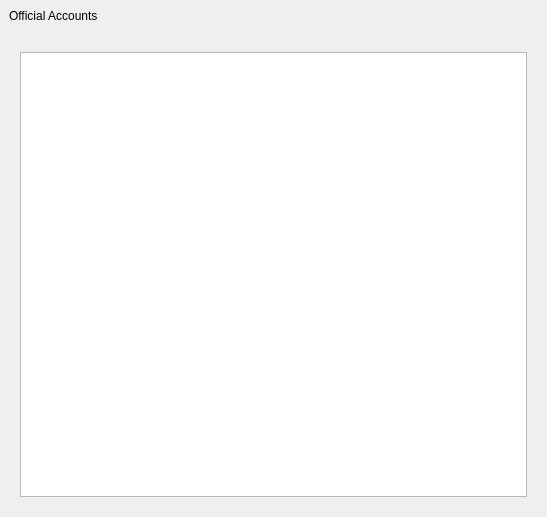
<?xml version="1.0" encoding="UTF-8"?>
<ui version="4.0">
 <class>SubscriptionDialog</class>
 <widget class="QDialog" name="SubscriptionDialog">
  <property name="geometry">
   <rect>
    <x>0</x>
    <y>0</y>
    <width>547</width>
    <height>517</height>
   </rect>
  </property>
  <property name="windowTitle">
   <string>SubscriptionDialog</string>
  </property>
  <layout class="QVBoxLayout" name="verticalLayoutMain">
   <property name="spacing">
    <number>0</number>
   </property>
   <property name="leftMargin">
    <number>0</number>
   </property>
   <property name="topMargin">
    <number>0</number>
   </property>
   <property name="rightMargin">
    <number>0</number>
   </property>
   <property name="bottomMargin">
    <number>0</number>
   </property>
   <item>
    <widget class="QWidget" name="titlebar" native="true">
     <property name="sizePolicy">
      <sizepolicy hsizetype="Expanding" vsizetype="Expanding">
       <horstretch>0</horstretch>
       <verstretch>0</verstretch>
      </sizepolicy>
     </property>
     <property name="minimumSize">
      <size>
       <width>0</width>
       <height>32</height>
      </size>
     </property>
     <property name="maximumSize">
      <size>
       <width>16777215</width>
       <height>32</height>
      </size>
     </property>
     <layout class="QHBoxLayout" name="horizontalLayout_11" stretch="0,1,0">
      <property name="spacing">
       <number>0</number>
      </property>
      <property name="leftMargin">
       <number>9</number>
      </property>
      <property name="topMargin">
       <number>0</number>
      </property>
      <property name="rightMargin">
       <number>0</number>
      </property>
      <property name="bottomMargin">
       <number>0</number>
      </property>
      <item>
       <widget class="QLabel" name="title">
        <property name="sizePolicy">
         <sizepolicy hsizetype="Expanding" vsizetype="Expanding">
          <horstretch>0</horstretch>
          <verstretch>0</verstretch>
         </sizepolicy>
        </property>
        <property name="text">
         <string>Official Accounts</string>
        </property>
        <property name="alignment">
         <set>Qt::AlignLeading|Qt::AlignLeft|Qt::AlignVCenter</set>
        </property>
       </widget>
      </item>
      <item>
       <spacer name="horizontalSpacer">
        <property name="orientation">
         <enum>Qt::Horizontal</enum>
        </property>
        <property name="sizeHint" stdset="0">
         <size>
          <width>233</width>
          <height>2</height>
         </size>
        </property>
       </spacer>
      </item>
      <item>
       <layout class="QVBoxLayout" name="verticalLayout_6">
        <property name="spacing">
         <number>0</number>
        </property>
        <property name="leftMargin">
         <number>0</number>
        </property>
        <property name="topMargin">
         <number>0</number>
        </property>
        <property name="rightMargin">
         <number>0</number>
        </property>
        <property name="bottomMargin">
         <number>0</number>
        </property>
        <item>
         <layout class="QHBoxLayout" name="horizontalLayout_6">
          <property name="spacing">
           <number>0</number>
          </property>
          <property name="leftMargin">
           <number>0</number>
          </property>
          <property name="topMargin">
           <number>0</number>
          </property>
          <property name="rightMargin">
           <number>0</number>
          </property>
          <property name="bottomMargin">
           <number>0</number>
          </property>
          <item>
           <widget class="QPushButton" name="btnMinimize">
            <property name="sizePolicy">
             <sizepolicy hsizetype="Expanding" vsizetype="Expanding">
              <horstretch>0</horstretch>
              <verstretch>0</verstretch>
             </sizepolicy>
            </property>
            <property name="focusPolicy">
             <enum>Qt::NoFocus</enum>
            </property>
            <property name="statusTip">
             <string/>
            </property>
            <property name="text">
             <string/>
            </property>
            <property name="flat">
             <bool>true</bool>
            </property>
           </widget>
          </item>
          <item>
           <widget class="QPushButton" name="btnClose">
            <property name="sizePolicy">
             <sizepolicy hsizetype="Expanding" vsizetype="Expanding">
              <horstretch>0</horstretch>
              <verstretch>0</verstretch>
             </sizepolicy>
            </property>
            <property name="focusPolicy">
             <enum>Qt::NoFocus</enum>
            </property>
            <property name="statusTip">
             <string/>
            </property>
            <property name="text">
             <string/>
            </property>
            <property name="flat">
             <bool>true</bool>
            </property>
           </widget>
          </item>
         </layout>
        </item>
        <item>
         <spacer name="verticalSpacer_4">
          <property name="orientation">
           <enum>Qt::Vertical</enum>
          </property>
          <property name="sizeType">
           <enum>QSizePolicy::Expanding</enum>
          </property>
          <property name="sizeHint" stdset="0">
           <size>
            <width>0</width>
            <height>1</height>
           </size>
          </property>
         </spacer>
        </item>
       </layout>
      </item>
     </layout>
    </widget>
   </item>
   <item>
    <widget class="QStackedWidget" name="stackedWidget">
     <property name="currentIndex">
      <number>0</number>
     </property>
     <widget class="QWidget" name="pageData">
      <layout class="QVBoxLayout" name="verticalLayout_3">
       <property name="spacing">
        <number>0</number>
       </property>
       <property name="leftMargin">
        <number>0</number>
       </property>
       <property name="topMargin">
        <number>0</number>
       </property>
       <property name="rightMargin">
        <number>0</number>
       </property>
       <property name="bottomMargin">
        <number>0</number>
       </property>
       <item>
        <widget class="QWidget" name="dataWidget" native="true">
         <layout class="QVBoxLayout" name="verticalLayout_2">
          <property name="spacing">
           <number>0</number>
          </property>
          <property name="leftMargin">
           <number>20</number>
          </property>
          <property name="topMargin">
           <number>0</number>
          </property>
          <property name="rightMargin">
           <number>20</number>
          </property>
          <property name="bottomMargin">
           <number>0</number>
          </property>
          <item>
           <spacer name="verticalSpacer_3">
            <property name="orientation">
             <enum>Qt::Vertical</enum>
            </property>
            <property name="sizeType">
             <enum>QSizePolicy::Fixed</enum>
            </property>
            <property name="sizeHint" stdset="0">
             <size>
              <width>20</width>
              <height>20</height>
             </size>
            </property>
           </spacer>
          </item>
          <item>
           <widget class="QTableView" name="tableView"/>
          </item>
          <item>
           <spacer name="verticalSpacer_5">
            <property name="orientation">
             <enum>Qt::Vertical</enum>
            </property>
            <property name="sizeType">
             <enum>QSizePolicy::Fixed</enum>
            </property>
            <property name="sizeHint" stdset="0">
             <size>
              <width>20</width>
              <height>20</height>
             </size>
            </property>
           </spacer>
          </item>
         </layout>
        </widget>
       </item>
      </layout>
     </widget>
     <widget class="QWidget" name="pageEmpty">
      <layout class="QVBoxLayout" name="verticalLayout_4" stretch="1,0,0,0,0,3">
       <item>
        <spacer name="verticalSpacer_6">
         <property name="orientation">
          <enum>Qt::Vertical</enum>
         </property>
         <property name="sizeHint" stdset="0">
          <size>
           <width>20</width>
           <height>54</height>
          </size>
         </property>
        </spacer>
       </item>
       <item>
        <widget class="QLabel" name="label_3">
         <property name="text">
          <string/>
         </property>
         <property name="pixmap">
          <pixmap>:/images/Icon_120_2.png</pixmap>
         </property>
         <property name="alignment">
          <set>Qt::AlignCenter</set>
         </property>
        </widget>
       </item>
       <item>
        <spacer name="verticalSpacer_8">
         <property name="orientation">
          <enum>Qt::Vertical</enum>
         </property>
         <property name="sizeType">
          <enum>QSizePolicy::Fixed</enum>
         </property>
         <property name="sizeHint" stdset="0">
          <size>
           <width>20</width>
           <height>12</height>
          </size>
         </property>
        </spacer>
       </item>
       <item>
        <layout class="QHBoxLayout" name="horizontalLayout">
         <item>
          <spacer name="horizontalSpacer_2">
           <property name="orientation">
            <enum>Qt::Horizontal</enum>
           </property>
           <property name="sizeHint" stdset="0">
            <size>
             <width>40</width>
             <height>20</height>
            </size>
           </property>
          </spacer>
         </item>
         <item>
          <widget class="QLabel" name="labelText1">
           <property name="text">
            <string>No subscriptions yet,</string>
           </property>
          </widget>
         </item>
         <item>
          <spacer name="horizontalSpacer_3">
           <property name="orientation">
            <enum>Qt::Horizontal</enum>
           </property>
           <property name="sizeHint" stdset="0">
            <size>
             <width>40</width>
             <height>20</height>
            </size>
           </property>
          </spacer>
         </item>
        </layout>
       </item>
       <item>
        <layout class="QHBoxLayout" name="horizontalLayout_2">
         <item>
          <spacer name="horizontalSpacer_4">
           <property name="orientation">
            <enum>Qt::Horizontal</enum>
           </property>
           <property name="sizeHint" stdset="0">
            <size>
             <width>40</width>
             <height>20</height>
            </size>
           </property>
          </spacer>
         </item>
         <item>
          <widget class="QLabel" name="labelText2">
           <property name="text">
            <string>Go to</string>
           </property>
          </widget>
         </item>
         <item>
          <widget class="ClickableLabel" name="labelSearch">
           <property name="text">
            <string>search</string>
           </property>
          </widget>
         </item>
         <item>
          <widget class="QLabel" name="labelText3">
           <property name="text">
            <string>interesting subscriptions!</string>
           </property>
          </widget>
         </item>
         <item>
          <spacer name="horizontalSpacer_5">
           <property name="orientation">
            <enum>Qt::Horizontal</enum>
           </property>
           <property name="sizeHint" stdset="0">
            <size>
             <width>40</width>
             <height>20</height>
            </size>
           </property>
          </spacer>
         </item>
        </layout>
       </item>
       <item>
        <spacer name="verticalSpacer_7">
         <property name="orientation">
          <enum>Qt::Vertical</enum>
         </property>
         <property name="sizeHint" stdset="0">
          <size>
           <width>20</width>
           <height>167</height>
          </size>
         </property>
        </spacer>
       </item>
      </layout>
     </widget>
    </widget>
   </item>
  </layout>
 </widget>
 <layoutdefault spacing="6" margin="11"/>
 <customwidgets>
  <customwidget>
   <class>ClickableLabel</class>
   <extends>QLabel</extends>
   <header location="global">clickablelabel.h</header>
  </customwidget>
 </customwidgets>
 <resources>
  <include location="../inst.qrc"/>
 </resources>
 <connections/>
</ui>
